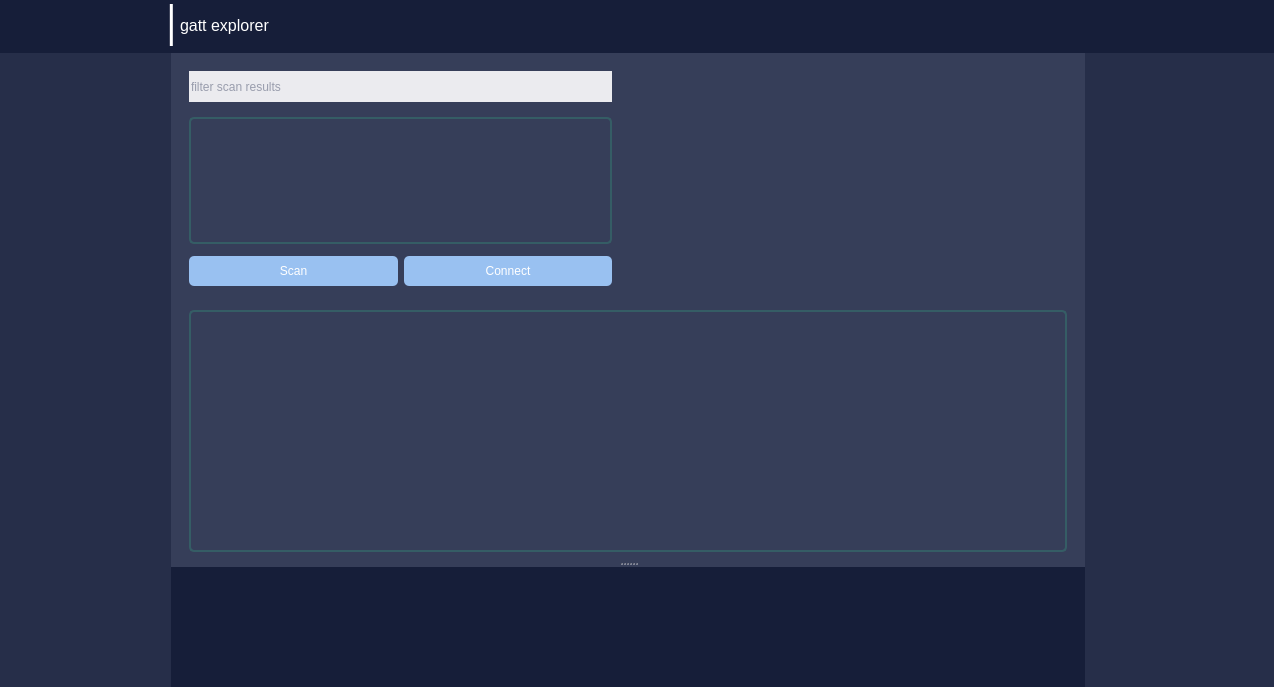
<?xml version="1.0" encoding="UTF-8"?>
<ui version="4.0">
 <class>MainWindow</class>
 <widget class="QMainWindow" name="MainWindow">
  <property name="geometry">
   <rect>
    <x>0</x>
    <y>0</y>
    <width>1274</width>
    <height>687</height>
   </rect>
  </property>
  <property name="windowTitle">
   <string>GATT Explorer</string>
  </property>
  <property name="styleSheet">
   <string notr="true">background-color: #262E49;</string>
  </property>
  <widget class="QWidget" name="centralwidget">
   <property name="styleSheet">
    <string notr="true">background-color: #262E49;
border: 0px;</string>
   </property>
   <layout class="QVBoxLayout" name="verticalLayout" stretch="1,10">
    <property name="spacing">
     <number>0</number>
    </property>
    <property name="leftMargin">
     <number>0</number>
    </property>
    <property name="topMargin">
     <number>0</number>
    </property>
    <property name="rightMargin">
     <number>0</number>
    </property>
    <property name="bottomMargin">
     <number>0</number>
    </property>
    <item>
     <widget class="QFrame" name="frame_main_top_bar">
      <property name="minimumSize">
       <size>
        <width>0</width>
        <height>53</height>
       </size>
      </property>
      <property name="maximumSize">
       <size>
        <width>16777215</width>
        <height>53</height>
       </size>
      </property>
      <property name="styleSheet">
       <string notr="true">background-color: #161E39;

</string>
      </property>
      <property name="frameShape">
       <enum>QFrame::StyledPanel</enum>
      </property>
      <property name="frameShadow">
       <enum>QFrame::Raised</enum>
      </property>
      <widget class="QLabel" name="label_gatt_explorer">
       <property name="geometry">
        <rect>
         <x>180</x>
         <y>0</y>
         <width>121</width>
         <height>51</height>
        </rect>
       </property>
       <property name="font">
        <font>
         <pointsize>12</pointsize>
        </font>
       </property>
       <property name="styleSheet">
        <string notr="true">color: rgb(255, 255, 255);</string>
       </property>
       <property name="text">
        <string>gatt explorer</string>
       </property>
      </widget>
      <widget class="QFrame" name="topLeftLogo">
       <property name="geometry">
        <rect>
         <x>30</x>
         <y>0</y>
         <width>101</width>
         <height>61</height>
        </rect>
       </property>
       <property name="minimumSize">
        <size>
         <width>0</width>
         <height>0</height>
        </size>
       </property>
       <property name="maximumSize">
        <size>
         <width>9999999</width>
         <height>16777215</height>
        </size>
       </property>
       <property name="frameShape">
        <enum>QFrame::StyledPanel</enum>
       </property>
       <property name="frameShadow">
        <enum>QFrame::Raised</enum>
       </property>
       <layout class="QVBoxLayout" name="verticalLayout_3" stretch="0">
        <property name="spacing">
         <number>0</number>
        </property>
        <property name="leftMargin">
         <number>0</number>
        </property>
        <property name="topMargin">
         <number>0</number>
        </property>
        <property name="rightMargin">
         <number>0</number>
        </property>
        <property name="bottomMargin">
         <number>0</number>
        </property>
        <item>
         <widget class="QLabel" name="topLeftLogoLabel">
          <property name="text">
           <string/>
          </property>
         </widget>
        </item>
       </layout>
      </widget>
      <widget class="QLabel" name="logo_divider_line">
       <property name="geometry">
        <rect>
         <x>160</x>
         <y>-80</y>
         <width>16</width>
         <height>201</height>
        </rect>
       </property>
       <property name="font">
        <font>
         <family>Umpush</family>
         <pointsize>31</pointsize>
        </font>
       </property>
       <property name="styleSheet">
        <string notr="true">color: rgb(255, 255, 255);</string>
       </property>
       <property name="text">
        <string>|</string>
       </property>
      </widget>
     </widget>
    </item>
    <item>
     <widget class="QFrame" name="frame_main_middle">
      <property name="styleSheet">
       <string notr="true">background-color: #363E59;
QFrame {
    border: 0px;
}</string>
      </property>
      <property name="frameShape">
       <enum>QFrame::StyledPanel</enum>
      </property>
      <property name="frameShadow">
       <enum>QFrame::Raised</enum>
      </property>
      <layout class="QHBoxLayout" name="horizontalLayout" stretch="1,5,1">
       <property name="spacing">
        <number>6</number>
       </property>
       <property name="leftMargin">
        <number>0</number>
       </property>
       <property name="topMargin">
        <number>0</number>
       </property>
       <property name="rightMargin">
        <number>0</number>
       </property>
       <property name="bottomMargin">
        <number>0</number>
       </property>
       <item>
        <widget class="QFrame" name="frame_main_left">
         <property name="minimumSize">
          <size>
           <width>165</width>
           <height>0</height>
          </size>
         </property>
         <property name="maximumSize">
          <size>
           <width>165</width>
           <height>16777215</height>
          </size>
         </property>
         <property name="styleSheet">
          <string notr="true">background-color: #262E49;</string>
         </property>
         <property name="frameShape">
          <enum>QFrame::StyledPanel</enum>
         </property>
         <property name="frameShadow">
          <enum>QFrame::Raised</enum>
         </property>
        </widget>
       </item>
       <item>
        <widget class="QFrame" name="frame_main_middle_2">
         <property name="styleSheet">
          <string notr="true">background-color: #363E59;</string>
         </property>
         <property name="frameShape">
          <enum>QFrame::StyledPanel</enum>
         </property>
         <property name="frameShadow">
          <enum>QFrame::Raised</enum>
         </property>
         <layout class="QVBoxLayout" name="verticalLayout_2">
          <property name="leftMargin">
           <number>0</number>
          </property>
          <property name="topMargin">
           <number>0</number>
          </property>
          <property name="rightMargin">
           <number>0</number>
          </property>
          <property name="bottomMargin">
           <number>0</number>
          </property>
          <item>
           <widget class="QSplitter" name="console_splitter">
            <property name="sizePolicy">
             <sizepolicy hsizetype="Preferred" vsizetype="Preferred">
              <horstretch>0</horstretch>
              <verstretch>0</verstretch>
             </sizepolicy>
            </property>
            <property name="baseSize">
             <size>
              <width>0</width>
              <height>0</height>
             </size>
            </property>
            <property name="orientation">
             <enum>Qt::Vertical</enum>
            </property>
            <property name="handleWidth">
             <number>6</number>
            </property>
            <widget class="QFrame" name="frame_main_middle_content">
             <property name="minimumSize">
              <size>
               <width>0</width>
               <height>300</height>
              </size>
             </property>
             <property name="styleSheet">
              <string notr="true">border: 0px solid #E0E0F0;
border-radius: 0px;	
</string>
             </property>
             <property name="frameShape">
              <enum>QFrame::StyledPanel</enum>
             </property>
             <property name="frameShadow">
              <enum>QFrame::Raised</enum>
             </property>
             <layout class="QVBoxLayout" name="verticalLayout_5">
              <item>
               <widget class="QStackedWidget" name="stackedWidget">
                <property name="styleSheet">
                 <string notr="true">background: transparent;</string>
                </property>
                <property name="currentIndex">
                 <number>0</number>
                </property>
                <widget class="QWidget" name="home">
                 <property name="styleSheet">
                  <string notr="true"/>
                 </property>
                 <layout class="QVBoxLayout" name="verticalLayout_22" stretch="3,3">
                  <property name="leftMargin">
                   <number>0</number>
                  </property>
                  <property name="topMargin">
                   <number>0</number>
                  </property>
                  <property name="rightMargin">
                   <number>0</number>
                  </property>
                  <property name="bottomMargin">
                   <number>0</number>
                  </property>
                  <item>
                   <widget class="QFrame" name="frame_explorer_top">
                    <property name="styleSheet">
                     <string notr="true"/>
                    </property>
                    <property name="frameShape">
                     <enum>QFrame::StyledPanel</enum>
                    </property>
                    <property name="frameShadow">
                     <enum>QFrame::Raised</enum>
                    </property>
                    <layout class="QHBoxLayout" name="horizontalLayout_8" stretch="2,2">
                     <property name="leftMargin">
                      <number>0</number>
                     </property>
                     <item>
                      <widget class="QFrame" name="frame_scan_results">
                       <property name="styleSheet">
                        <string notr="true"/>
                       </property>
                       <property name="frameShape">
                        <enum>QFrame::StyledPanel</enum>
                       </property>
                       <property name="frameShadow">
                        <enum>QFrame::Raised</enum>
                       </property>
                       <layout class="QVBoxLayout" name="verticalLayout_24">
                        <property name="spacing">
                         <number>6</number>
                        </property>
                        <property name="topMargin">
                         <number>0</number>
                        </property>
                        <property name="bottomMargin">
                         <number>0</number>
                        </property>
                        <item>
                         <widget class="QFrame" name="frame_3">
                          <property name="minimumSize">
                           <size>
                            <width>0</width>
                            <height>40</height>
                           </size>
                          </property>
                          <property name="maximumSize">
                           <size>
                            <width>16777215</width>
                            <height>40</height>
                           </size>
                          </property>
                          <property name="frameShape">
                           <enum>QFrame::StyledPanel</enum>
                          </property>
                          <property name="frameShadow">
                           <enum>QFrame::Raised</enum>
                          </property>
                          <layout class="QHBoxLayout" name="horizontalLayout_7">
                           <property name="leftMargin">
                            <number>0</number>
                           </property>
                           <property name="topMargin">
                            <number>0</number>
                           </property>
                           <property name="rightMargin">
                            <number>0</number>
                           </property>
                           <item>
                            <widget class="QLineEdit" name="txt_scan_filter_2">
                             <property name="minimumSize">
                              <size>
                               <width>0</width>
                               <height>30</height>
                              </size>
                             </property>
                             <property name="maximumSize">
                              <size>
                               <width>16777215</width>
                               <height>35</height>
                              </size>
                             </property>
                             <property name="styleSheet">
                              <string notr="true">color: #464E69;
background-color: #EBEBEF;
</string>
                             </property>
                             <property name="text">
                              <string/>
                             </property>
                             <property name="placeholderText">
                              <string>filter scan results</string>
                             </property>
                            </widget>
                           </item>
                          </layout>
                         </widget>
                        </item>
                        <item>
                         <widget class="QListWidget" name="list_widget_discovered">
                          <property name="font">
                           <font>
                            <family>Segoe UI</family>
                            <pointsize>10</pointsize>
                            <weight>50</weight>
                            <italic>false</italic>
                            <bold>false</bold>
                           </font>
                          </property>
                          <property name="styleSheet">
                           <string notr="true">border: 2px solid rgb(53, 93, 101);
border-radius: 5px;	
color: : #464E69;
</string>
                          </property>
                          <property name="selectionMode">
                           <enum>QAbstractItemView::SingleSelection</enum>
                          </property>
                         </widget>
                        </item>
                        <item>
                         <widget class="QFrame" name="frame_12">
                          <property name="minimumSize">
                           <size>
                            <width>0</width>
                            <height>0</height>
                           </size>
                          </property>
                          <property name="styleSheet">
                           <string notr="true"> border: 0px solid rgb(52, 59, 72);
	border-radius: 5px;	
</string>
                          </property>
                          <property name="frameShape">
                           <enum>QFrame::StyledPanel</enum>
                          </property>
                          <property name="frameShadow">
                           <enum>QFrame::Raised</enum>
                          </property>
                          <layout class="QHBoxLayout" name="horizontalLayout_19">
                           <property name="leftMargin">
                            <number>0</number>
                           </property>
                           <property name="topMargin">
                            <number>6</number>
                           </property>
                           <property name="rightMargin">
                            <number>0</number>
                           </property>
                           <item>
                            <widget class="QPushButton" name="btn_scan_2">
                             <property name="minimumSize">
                              <size>
                               <width>0</width>
                               <height>30</height>
                              </size>
                             </property>
                             <property name="styleSheet">
                              <string notr="true">QPushButton{
background-color: rgb(153, 193, 241);
 border: 0px solid rgb(52, 59, 72);
color: rgb(255, 255, 255);
border-radius: 5px;	
text-align: center;
padding: 0px;
margin: 0px;
}
QPushButton:hover{
color: rgb(255, 255, 255);
background-color: #464E69;
}
QPushButton:pressed{
color: rgb(255, 255, 255);
background-color: #262E49;
}</string>
                             </property>
                             <property name="text">
                              <string>Scan</string>
                             </property>
                            </widget>
                           </item>
                           <item>
                            <widget class="QPushButton" name="btn_connect">
                             <property name="minimumSize">
                              <size>
                               <width>0</width>
                               <height>30</height>
                              </size>
                             </property>
                             <property name="styleSheet">
                              <string notr="true">QPushButton{
background-color: rgb(153, 193, 241);
 border: 0px solid rgb(52, 59, 72);
color: rgb(255, 255, 255);
border-radius: 5px;	
text-align: center;
padding: 0px;
margin: 0px;
}
QPushButton:hover{
color: rgb(255, 255, 255);
background-color: #464E69;
}
QPushButton:pressed{
color: rgb(255, 255, 255);
background-color: #262E49;
}</string>
                             </property>
                             <property name="text">
                              <string>Connect</string>
                             </property>
                            </widget>
                           </item>
                          </layout>
                         </widget>
                        </item>
                       </layout>
                      </widget>
                     </item>
                     <item>
                      <widget class="QStackedWidget" name="rssi_gatt_expolrer">
                       <property name="currentIndex">
                        <number>0</number>
                       </property>
                       <widget class="QWidget" name="rssi_graph">
                        <layout class="QVBoxLayout" name="verticalLayout_25" stretch="0">
                         <property name="spacing">
                          <number>0</number>
                         </property>
                         <property name="topMargin">
                          <number>0</number>
                         </property>
                         <property name="bottomMargin">
                          <number>0</number>
                         </property>
                         <item>
                          <widget class="QChartView" name="qtchart_widgetholder" native="true"/>
                         </item>
                        </layout>
                       </widget>
                       <widget class="QWidget" name="gatt_view">
                        <layout class="QVBoxLayout" name="verticalLayout_26">
                         <property name="topMargin">
                          <number>0</number>
                         </property>
                         <item>
                          <widget class="QLabel" name="label_3">
                           <property name="text">
                            <string>GATT view:</string>
                           </property>
                          </widget>
                         </item>
                         <item>
                          <widget class="QTreeWidget" name="tree_gatt_view">
                           <column>
                            <property name="text">
                             <string notr="true">1</string>
                            </property>
                           </column>
                          </widget>
                         </item>
                        </layout>
                       </widget>
                      </widget>
                     </item>
                    </layout>
                   </widget>
                  </item>
                  <item>
                   <widget class="QFrame" name="frame_adv_data">
                    <property name="minimumSize">
                     <size>
                      <width>0</width>
                      <height>60</height>
                     </size>
                    </property>
                    <property name="frameShape">
                     <enum>QFrame::StyledPanel</enum>
                    </property>
                    <property name="frameShadow">
                     <enum>QFrame::Raised</enum>
                    </property>
                    <layout class="QVBoxLayout" name="verticalLayout_21" stretch="7">
                     <property name="topMargin">
                      <number>0</number>
                     </property>
                     <property name="bottomMargin">
                      <number>0</number>
                     </property>
                     <item>
                      <widget class="QTableWidget" name="tableWidget_2">
                       <property name="styleSheet">
                        <string notr="true">QTableWidget {	
	background-color: transparent;
	padding: 10px;
	border-radius: 5px;
	gridline-color: rgb(44, 49, 58);
border: 2px solid rgb(53, 93, 101);
}
QTableWidget::item{
	border-color:  #EBEBEF;
	padding-left: 5px;
	padding-right: 5px;
	gridline-color: rgb(44, 49, 60);
}
QTableWidget::item:selected{
	background-color: rgb(189, 147, 249);
}
QHeaderView::section{
	background-color: rgb(33, 37, 43);
	max-width: 30px;
	border: 1px solid rgb(44, 49, 58);
	border-style: none;
    border-bottom: 1px solid rgb(44, 49, 60);
    border-right: 1px solid rgb(44, 49, 60);
}
QTableWidget::horizontalHeader {	
	background-color: rgb(33, 37, 43);
}
QHeaderView::section:horizontal
{
    border: 1px solid rgb(33, 37, 43);
	background-color: rgb(33, 37, 43);
	padding: 3px;
	border-top-left-radius: 7px;
    border-top-right-radius: 7px;
}
QHeaderView::section:vertical
{
    border: 1px solid rgb(44, 49, 60);
}</string>
                       </property>
                       <attribute name="horizontalHeaderVisible">
                        <bool>false</bool>
                       </attribute>
                       <attribute name="verticalHeaderVisible">
                        <bool>false</bool>
                       </attribute>
                      </widget>
                     </item>
                    </layout>
                   </widget>
                  </item>
                 </layout>
                </widget>
                <widget class="QWidget" name="connections_page">
                 <layout class="QVBoxLayout" name="verticalLayout_20">
                  <item>
                   <widget class="QFrame" name="connections_main_frame">
                    <property name="frameShape">
                     <enum>QFrame::StyledPanel</enum>
                    </property>
                    <property name="frameShadow">
                     <enum>QFrame::Raised</enum>
                    </property>
                    <layout class="QHBoxLayout" name="horizontalLayout_18" stretch="3,5">
                     <property name="spacing">
                      <number>0</number>
                     </property>
                     <property name="topMargin">
                      <number>0</number>
                     </property>
                     <property name="bottomMargin">
                      <number>0</number>
                     </property>
                     <item>
                      <widget class="QFrame" name="frame_10">
                       <property name="frameShape">
                        <enum>QFrame::StyledPanel</enum>
                       </property>
                       <property name="frameShadow">
                        <enum>QFrame::Raised</enum>
                       </property>
                       <layout class="QVBoxLayout" name="verticalLayout_35">
                        <property name="topMargin">
                         <number>0</number>
                        </property>
                        <property name="rightMargin">
                         <number>0</number>
                        </property>
                        <item>
                         <widget class="QFrame" name="gatt_tree_frame">
                          <property name="styleSheet">
                           <string notr="true"> border: 2px solid rgb(52, 59, 72);
	border-radius: 5px;	
</string>
                          </property>
                          <property name="frameShape">
                           <enum>QFrame::StyledPanel</enum>
                          </property>
                          <property name="frameShadow">
                           <enum>QFrame::Raised</enum>
                          </property>
                          <layout class="QVBoxLayout" name="verticalLayout_27">
                           <item>
                            <widget class="QTreeWidget" name="gatt_treeView">
                             <property name="font">
                              <font>
                               <family>Segoe UI</family>
                               <pointsize>10</pointsize>
                               <weight>50</weight>
                               <italic>false</italic>
                               <bold>false</bold>
                              </font>
                             </property>
                             <property name="styleSheet">
                              <string notr="true"> border: 0px solid rgb(52, 59, 72);
	border-radius: 0px;	
</string>
                             </property>
                             <attribute name="headerVisible">
                              <bool>false</bool>
                             </attribute>
                             <column>
                              <property name="text">
                               <string>Gatt Tree</string>
                              </property>
                             </column>
                            </widget>
                           </item>
                          </layout>
                         </widget>
                        </item>
                        <item>
                         <widget class="QFrame" name="frame_11">
                          <property name="frameShape">
                           <enum>QFrame::StyledPanel</enum>
                          </property>
                          <property name="frameShadow">
                           <enum>QFrame::Raised</enum>
                          </property>
                          <layout class="QVBoxLayout" name="verticalLayout_34">
                           <property name="leftMargin">
                            <number>0</number>
                           </property>
                           <property name="topMargin">
                            <number>9</number>
                           </property>
                           <property name="rightMargin">
                            <number>0</number>
                           </property>
                           <item>
                            <widget class="QPushButton" name="btn_disconnect">
                             <property name="minimumSize">
                              <size>
                               <width>0</width>
                               <height>50</height>
                              </size>
                             </property>
                             <property name="styleSheet">
                              <string notr="true">QPushButton{
margin-left: 10px; 
    margin-right: 10px;
	background-color: rgb(40, 44, 52);
 border: 2px solid rgb(52, 59, 72);
color: rgb(255, 255, 255);
border-radius: 5px;	
text-align: center;
padding: 0px;
margin: 0px;

}

QPushButton:hover{
	color: rgb(28, 28, 28);
background-color: rgb(153, 193, 241);

}

QPushButton:pressed{
	
		color: rgb(28, 28, 28);
	background-color: rgb(110,140,255);
}</string>
                             </property>
                             <property name="text">
                              <string>Disconnect</string>
                             </property>
                            </widget>
                           </item>
                          </layout>
                         </widget>
                        </item>
                       </layout>
                      </widget>
                     </item>
                     <item>
                      <widget class="QFrame" name="scroll_Area_2_frame">
                       <property name="styleSheet">
                        <string notr="true"> border: 0px solid rgb(52, 59, 72);
	border-radius: 5px;	
</string>
                       </property>
                       <property name="frameShape">
                        <enum>QFrame::StyledPanel</enum>
                       </property>
                       <property name="frameShadow">
                        <enum>QFrame::Raised</enum>
                       </property>
                       <layout class="QVBoxLayout" name="verticalLayout_28" stretch="2">
                        <property name="spacing">
                         <number>15</number>
                        </property>
                        <property name="leftMargin">
                         <number>0</number>
                        </property>
                        <property name="topMargin">
                         <number>0</number>
                        </property>
                        <property name="rightMargin">
                         <number>0</number>
                        </property>
                        <property name="bottomMargin">
                         <number>9</number>
                        </property>
                        <item>
                         <widget class="QScrollArea" name="scrollArea_2">
                          <property name="sizePolicy">
                           <sizepolicy hsizetype="Expanding" vsizetype="Preferred">
                            <horstretch>0</horstretch>
                            <verstretch>0</verstretch>
                           </sizepolicy>
                          </property>
                          <property name="styleSheet">
                           <string notr="true">
 border: 0px solid rgb(52, 59, 72);
	border-radius: 5px;	
</string>
                          </property>
                          <property name="verticalScrollBarPolicy">
                           <enum>Qt::ScrollBarAlwaysOn</enum>
                          </property>
                          <property name="widgetResizable">
                           <bool>true</bool>
                          </property>
                          <widget class="QWidget" name="scrollAreaWidgetContents_2">
                           <property name="geometry">
                            <rect>
                             <x>0</x>
                             <y>0</y>
                             <width>528</width>
                             <height>459</height>
                            </rect>
                           </property>
                          </widget>
                         </widget>
                        </item>
                       </layout>
                      </widget>
                     </item>
                    </layout>
                   </widget>
                  </item>
                 </layout>
                </widget>
               </widget>
              </item>
             </layout>
            </widget>
            <widget class="QFrame" name="frame_logging">
             <property name="minimumSize">
              <size>
               <width>0</width>
               <height>120</height>
              </size>
             </property>
             <property name="styleSheet">
              <string notr="true">background-color: #161E39;</string>
             </property>
             <property name="frameShape">
              <enum>QFrame::StyledPanel</enum>
             </property>
             <property name="frameShadow">
              <enum>QFrame::Raised</enum>
             </property>
            </widget>
           </widget>
          </item>
         </layout>
        </widget>
       </item>
       <item>
        <widget class="QFrame" name="frame_main_right">
         <property name="styleSheet">
          <string notr="true">background-color: #262E49;</string>
         </property>
         <property name="frameShape">
          <enum>QFrame::StyledPanel</enum>
         </property>
         <property name="frameShadow">
          <enum>QFrame::Raised</enum>
         </property>
        </widget>
       </item>
      </layout>
     </widget>
    </item>
   </layout>
  </widget>
 </widget>
 <customwidgets>
  <customwidget>
   <class>QChartView</class>
   <extends>QWidget</extends>
   <header>QtCharts.h</header>
   <container>1</container>
  </customwidget>
 </customwidgets>
 <resources>
  <include location="../../../../../projects/BLE-PyDex/resources.qrc"/>
 </resources>
 <connections/>
</ui>
